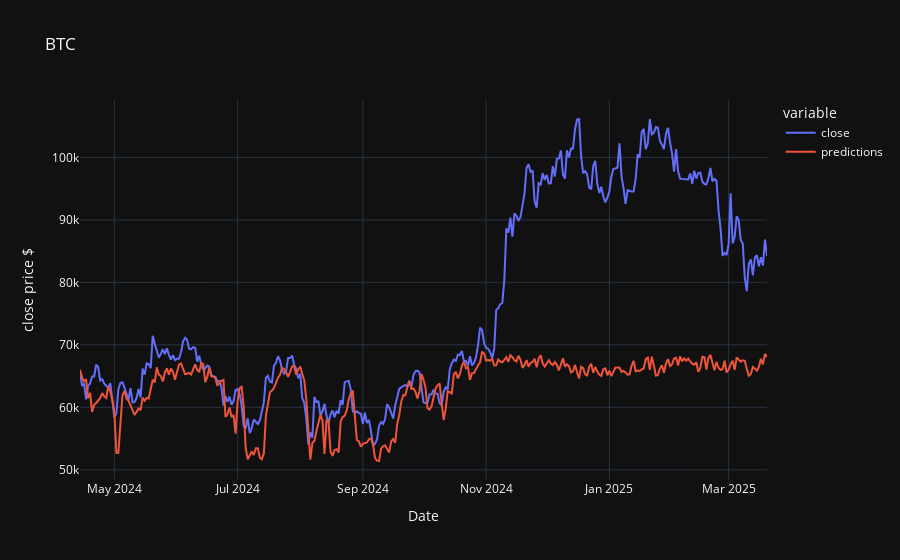

The cell this chart's notebook holds for it:
### Markdown cell above
# Evaluate the multi-step regressor

### Code cell
# wrap tuned model with MultiOutputRegressor to predict multiple steps at once
y_pred = multi_step_xgb.predict(X_test)
# evaluate model
from sklearn.metrics import mean_absolute_error, mean_squared_error, r2_score, root_mean_squared_error

# this gives aggregate metrics across all test sequences and all prediction days
print(f"multi step model MAE: {mean_absolute_error(y_true= y_test[:,0], y_pred=y_pred[:, 0]):.2f}")
print(f"multi step model MSE: {mean_squared_error(y_true= y_test[:,0], y_pred=y_pred[:, 0]):.2f}")
print(f"multi step model R2: {r2_score(y_true= y_test[:,0], y_pred=y_pred[:, 0]):.2f}")

# eval_df = btc_5y_close_df_30_lag.loc[btc_5y_close_df_30_lag.index[-30:], ['close']]

# get the first day prediction for every sample
eval_data = []
for i in range(len(y_test)):
    if i < len(test_dates) and len(test_dates[i]) > 0:
        eval_data.append({
            'date': test_dates[i][0],  # First day date
            'close': y_test[i, 0],     # First day actual
            'predictions': y_pred[i, 0]  # First day prediction
        })

    eval_df = pd.DataFrame(eval_data)
    eval_df = eval_df.set_index('date')
    
    # Create plot with correctly aligned dates
    fig = px.line(
        eval_df, 
        y=['close', 'predictions'], 
        template='plotly_dark', 
        labels={"value": "close price $", "date": "Date"},
        title="BTC"
    )

fig.show()

### Figure 1 — Plotly figure (JSON) as saved in the notebook; plotly's stock layout.template omitted (floating-point values rounded to 4 significant figures; data arrays with more than 128 entries replaced by an {"elided": "..."} marker saying what was removed)
{"data": [{"hovertemplate": "variable=close<br>Date=%{x}<br>close price $=%{y}<extra></extra>", "legendgroup": "close", "line": {"color": "#636efa", "dash": "solid"}, "marker": {"symbol": "circle"}, "mode": "lines", "name": "close", "orientation": "v", "showlegend": true, "type": "scatter", "x": {"elided": "341 str values"}, "xaxis": "x", "y": {"elided": "341 float values"}, "yaxis": "y"}, {"hovertemplate": "variable=predictions<br>Date=%{x}<br>close price $=%{y}<extra></extra>", "legendgroup": "predictions", "line": {"color": "#EF553B", "dash": "solid"}, "marker": {"symbol": "circle"}, "mode": "lines", "name": "predictions", "orientation": "v", "showlegend": true, "type": "scatter", "x": {"elided": "341 str values"}, "xaxis": "x", "y": {"elided": "341 float values"}, "yaxis": "y"}], "layout": {"legend": {"title": {"text": "variable"}, "tracegroupgap": 0}, "title": {"text": "BTC"}, "xaxis": {"anchor": "y", "domain": [0, 1], "title": {"text": "Date"}}, "yaxis": {"anchor": "x", "domain": [0, 1], "title": {"text": "close price $"}}}}
